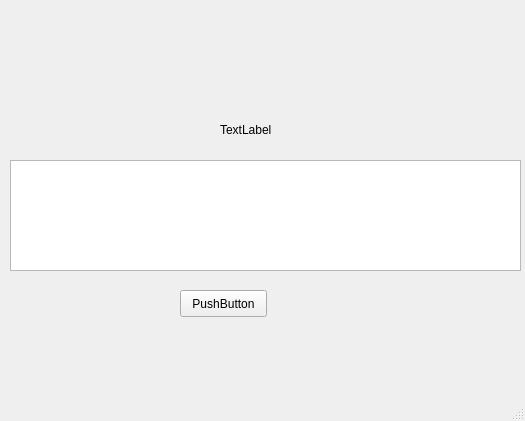
<?xml version="1.0" encoding="UTF-8"?>
<ui version="4.0">
 <class>MainWindow</class>
 <widget class="QMainWindow" name="MainWindow">
  <property name="geometry">
   <rect>
    <x>0</x>
    <y>0</y>
    <width>525</width>
    <height>421</height>
   </rect>
  </property>
  <property name="windowTitle">
   <string>MainWindow</string>
  </property>
  <widget class="QWidget" name="centralwidget">
   <widget class="QTextEdit" name="textEdit">
    <property name="geometry">
     <rect>
      <x>10</x>
      <y>160</y>
      <width>511</width>
      <height>111</height>
     </rect>
    </property>
   </widget>
   <widget class="QLabel" name="label">
    <property name="geometry">
     <rect>
      <x>220</x>
      <y>120</y>
      <width>66</width>
      <height>19</height>
     </rect>
    </property>
    <property name="text">
     <string>TextLabel</string>
    </property>
   </widget>
   <widget class="QPushButton" name="pushButton">
    <property name="geometry">
     <rect>
      <x>180</x>
      <y>290</y>
      <width>87</width>
      <height>27</height>
     </rect>
    </property>
    <property name="text">
     <string>PushButton</string>
    </property>
   </widget>
  </widget>
  <widget class="QStatusBar" name="statusbar"/>
 </widget>
 <resources/>
 <connections/>
</ui>
